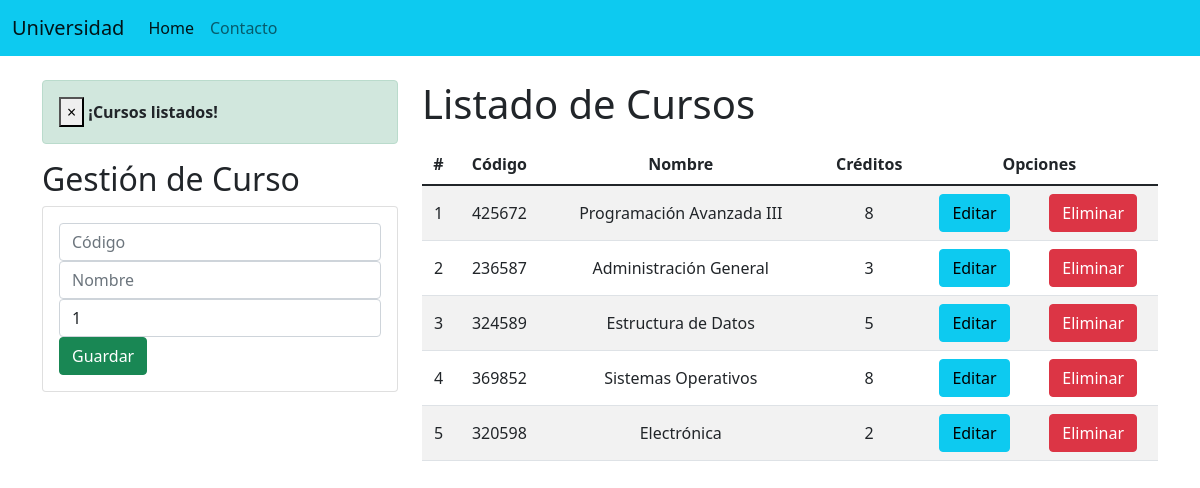
The page / on the database its author committed.
### Aplicaciones/Academico/models.py (models this page shows, shortened)
class Curso(models.Model):
    codigo=models.CharField(primary_key=True,max_length=6)
    nombre=models.CharField(max_length=50)
    creditos=models.PositiveSmallIntegerField()

### Aplicaciones/Academico/views.py (the view)
# urls.py: path('', views.home),
def home(request):
    cursosListados = Curso.objects.all()
    messages.success(request, '¡Cursos listados!')
    return render(request, "gestionCursos.html", {"cursos": cursosListados})

### Aplicaciones/Academico/templates/gestionCursos.html (shortened to what this page needs)
{% extends "./base.html" %}
{% block body %}
<div class="row">
    <div class="col-ms-12 col-md-6 col-lg-4 col-xl-4">
        {% if messages %}
        {% for message in messages %}
        <div class="alert alert-dismissible alert-success">
            <button type="button" class="close" data-dismiss="alert">&times;</button>
            <strong class="text-dark">{{ message }}</strong>
        </div>
        {% endfor %}
        {% endif %}
        <h2>Gestión de Curso</h2>
        <div class="card">
            <div class="card-body">
                <form action="/registrarCursos/" method="POST">{% csrf_token %}
                    <div class="form-group">
                        <input type="text" id="txtCodigo" name="txtCodigo" class="form-control" placeholder="Código"
                            minlength="6" maxlength="6" required>
                    </div>
                    <div class="form-group">
                        <input type="text" id="txtNombre" name="txtNombre" class="form-control" placeholder="Nombre"
                            maxlength="50" required>
                    </div>
                    <div class="form-group">
                        <input type="text" id="numCreditos" name="numCreditos" class="form-control" min="1" max="9"
                            value="1" required>
                    </div>
                    <div class="form-group">
                        <button type="submit" class="btn btn-success btn-block text-white">Guardar</button>
                    </div>
                </form>
            </div>
        </div>
    </div>
    <div class="col-ms-12 col-md-6 col-lg-8 col-xl-8">
        <h1>Listado de Cursos</h1>
        <div class="table-responsive py-2">
            <table class="table table-striped">
                <thead>
                    <tr>
                        <th>#</th>
                        <th>Código</th>
                        <th>Nombre</th>
                        <th>Créditos</th>
                        <th colspan="2">Opciones</th>
                    </tr>
                </thead>
                <tbody>
                    {% for c in cursos %}
                    <tr>
                        <td>{{forloop.counter}}</td>
                        <td>{{c.codigo}}</td>
                        <td>{{c.nombre}}</td>
                        <td>{{c.creditos}}</td>
                        <td><a href="edicionCurso/{{c.codigo}}" class="btn btn-info">Editar</a></td>
                        <td><a href="eliminacionCurso/{{c.codigo}}" class="btn btn-danger btnEliminacion">Eliminar</a></td>
                    </tr>
                    {% endfor %}
                </tbody>
            </table>
        </div>
    </div>
</div>
{% endblock %}

### Aplicaciones/Academico/templates/base.html (shortened to what this page needs)
<!DOCTYPE html>
<html lang="es">
<head>
    {% load static %}
    <link href="https://cdn.jsdelivr.net/npm/bootstrap@5.1.3/dist/css/bootstrap.min.css" rel="stylesheet">
    <link rel="stylesheet" href="{% static 'css/gestionCursos.css' %}">
</head>
<body>
    <nav class="navbar navbar-expand-lg navbar-light bg-info">
        <div class="container-fluid">
          <a class="navbar-brand" href="#">Universidad</a>
          <div class="collapse navbar-collapse" id="navbarNav">
            <ul class="navbar-nav">
              <li class="nav-item">
                <a class="nav-link active" aria-current="page" href="#">Home</a>
              </li>
              <li class="nav-item">
                <a class="nav-link" href="#">Contacto</a>
              </li>
            </ul>
          </div>
        </div>
      </nav>
    <div class="container py-4">
        {% block body %}
        {% endblock %}
    </div>
</body>
</html>

### Aplicaciones/Academico/static/css/gestionCursos.css (style rules this page uses)
th, td { text-align: center; vertical-align: middle; }

### rows shown on the page
Curso: codigo "425672", nombre "Programación Avanzada III", creditos "8"
Curso: codigo "236587", nombre "Administración General", creditos "3"
Curso: codigo "324589", nombre "Estructura de Datos", creditos "5"
Curso: codigo "369852", nombre "Sistemas Operativos", creditos "8"
Curso: codigo "320598", nombre "Electrónica", creditos "2"

### other values the page prints
{{ message }} "¡Cursos listados!"
